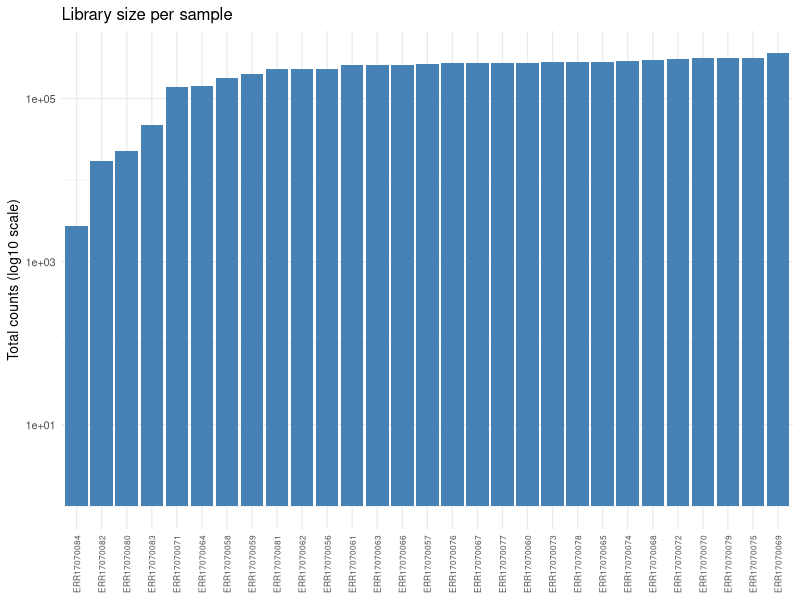
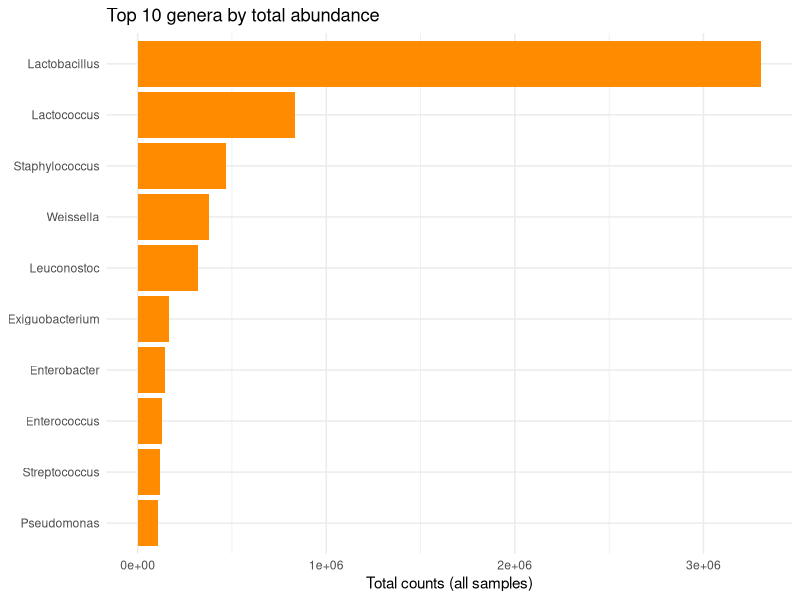
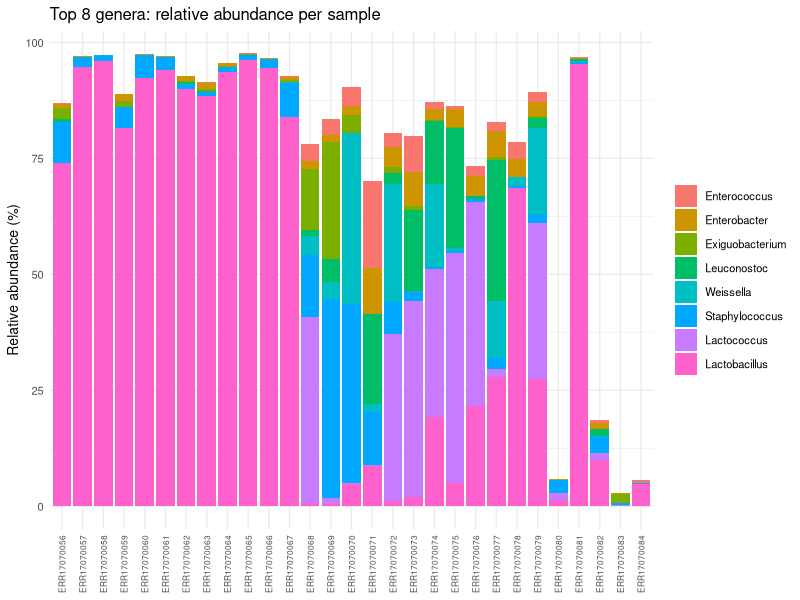

Generate these figures, in order, with R:
#!/usr/bin/env Rscript
# ==============================================================================
# explore_table.R
# ------------------------------------------------------------------------------
# A simple exploration of the abundance table "table.tsv" using the tidyverse.
#
# The input table has:
#   - one row per taxon, labeled with its full taxonomic lineage
#     (e.g. "k__Bacteria,p__Firmicutes,...,g__Lactobacillus")
#   - one column per sample (sequencing runs named "ERR...")
#   - raw abundance counts as values
#
# What this script does:
#   1. Imports the table
#   2. Reshapes it to tidy ("long") format and parses the taxonomy
#   3. Explores it: library sizes, dominant taxa, phylum/genus summaries
#   4. Produces three plots, saved as PNG files in the working directory:
#        - plot_library_size.png  : total counts per sample (log scale)
#        - plot_top_genera.png    : top 10 genera by total abundance
#        - plot_composition.png   : top 8 genera, relative abundance per sample
#
# Usage:  Rscript explore_table.R
# ==============================================================================

library(tidyverse)

# ------------------------------------------------------------------------------
# 1. Import -------------------------------------------------------------------
# ------------------------------------------------------------------------------
# read_tsv() parses the tab-separated file. The first column is called
# "#Taxon" in the header, so we rename it to "Taxon" right away.
counts <- read_tsv("table.tsv") |>
  rename(Taxon = `#Taxon`)

cat("Table dimensions:", nrow(counts), "taxa x", ncol(counts) - 1, "samples\n")

# ------------------------------------------------------------------------------
# 2. Tidy the data -------------------------------------------------------------
# ------------------------------------------------------------------------------
# For most analyses (and for ggplot2) it is convenient to have one row per
# (taxon, sample) combination: this is the "long" or "tidy" format.
# pivot_longer() stacks all sample columns into two new columns:
# "Sample" (former column name) and "Count" (the value).
tidy_counts <- counts |>
  pivot_longer(
    cols = -Taxon,
    names_to = "Sample",
    values_to = "Count"
  )

# The row labels are full lineage strings. We extract the rank prefixes
# (p__ = phylum, g__ = genus, ...) with regular expressions:
#   str_extract(Taxon, "g__[^,]+")  finds the "g__Genus" token,
#   str_remove(..., "g__")          strips the prefix,
#   replace_na(...)                 gives a label to rows without the rank
#                                   (e.g. the "u__unclassified" row).
tidy_counts <- tidy_counts |>
  mutate(
    Phylum = str_extract(Taxon, "p__[^,]+") |> str_remove("p__") |>
      replace_na("unclassified"),
    Genus  = str_extract(Taxon, "g__[^,]+") |> str_remove("g__") |>
      replace_na("unclassified")
  )

cat("Tidy table:", nrow(tidy_counts), "rows (taxon x sample combinations)\n")
cat("Nonzero records:", sum(tidy_counts$Count > 0), "\n\n")

# ------------------------------------------------------------------------------
# 3. Exploration ---------------------------------------------------------------
# ------------------------------------------------------------------------------

# 3a. Library size: total counts per sample. Samples differ a lot in sequencing
#     depth, which matters when comparing them (hence relative abundances below).
library_sizes <- tidy_counts |>
  summarise(Total = sum(Count), .by = Sample) |>
  arrange(desc(Total))

cat("== Library sizes (total counts per sample) ==\n")
print(library_sizes |> slice_head(n = 5))
cat("Min:", min(library_sizes$Total),
    " Max:", max(library_sizes$Total),
    " Median:", median(library_sizes$Total), "\n\n")

# 3b. Composition by phylum: collapse all taxa of the same phylum.
by_phylum <- tidy_counts |>
  summarise(Total = sum(Count), .by = Phylum) |>
  arrange(desc(Total)) |>
  mutate(Percent = round(100 * Total / sum(Total), 2))

cat("== Total abundance by phylum ==\n")
print(by_phylum)
cat("\n")

# 3c. Top 10 genera by total abundance across all samples.
top_genera <- tidy_counts |>
  summarise(Total = sum(Count), .by = Genus) |>
  arrange(desc(Total)) |>
  slice_head(n = 10)

cat("== Top 10 genera ==\n")
print(top_genera)
cat("\n")

# ------------------------------------------------------------------------------
# 4. Plots ---------------------------------------------------------------------
# ------------------------------------------------------------------------------
# In a script (unlike a notebook) plots must be saved explicitly: ggsave()
# writes the last ggplot object to a file.

# 4a. Library size per sample (log scale, since totals span >2 orders of
#     magnitude and small samples would otherwise be invisible).
p1 <- ggplot(library_sizes, aes(x = reorder(Sample, Total), y = Total)) +
  geom_col(fill = "steelblue") +
  scale_y_log10() +
  labs(
    title = "Library size per sample",
    x = NULL,
    y = "Total counts (log10 scale)"
  ) +
  theme_minimal(base_size = 10) +
  theme(axis.text.x = element_text(angle = 90, vjust = 0.5, size = 6))
ggsave("plot_library_size.png", p1, width = 10, height = 5, dpi = 150)

# 4b. Top 10 genera by total abundance. reorder() + fct_rev() sort the
#     horizontal bars so the most abundant genus appears on top.
p2 <- ggplot(top_genera, aes(x = reorder(Genus, Total), y = Total)) +
  geom_col(fill = "darkorange") +
  coord_flip() +
  labs(
    title = "Top 10 genera by total abundance",
    x = NULL,
    y = "Total counts (all samples)"
  ) +
  theme_minimal(base_size = 11)
ggsave("plot_top_genera.png", p2, width = 7, height = 5, dpi = 150)

# 4c. Relative abundance of the top 8 genera per sample (stacked bars).
#     Converting counts to percentages removes the effect of unequal
#     sequencing depth and makes community composition comparable.
top8 <- top_genera$Genus[1:8]

composition <- tidy_counts |>
  mutate(RelAbundance = 100 * Count / sum(Count), .by = Sample) |>
  filter(Genus %in% top8) |>
  # Sort genera in the legend by overall abundance
  mutate(Genus = factor(Genus, levels = rev(top8)))

p3 <- ggplot(composition, aes(x = Sample, y = RelAbundance, fill = Genus)) +
  geom_col(width = 0.9) +
  labs(
    title = "Top 8 genera: relative abundance per sample",
    x = NULL,
    y = "Relative abundance (%)",
    fill = NULL
  ) +
  theme_minimal(base_size = 10) +
  theme(
    axis.text.x = element_text(angle = 90, vjust = 0.5, size = 6),
    legend.position = "right"
  )
ggsave("plot_composition.png", p3, width = 12, height = 5, dpi = 150)

cat("Plots saved: plot_library_size.png, plot_top_genera.png, plot_composition.png\n")
